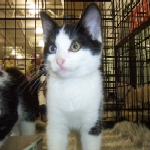
#> input picture repositories/machine_learning/perceptron_cats_dogs/dataset/cat/1000.jpg, 150 x 150 px; its folder holds only this picture in this run
$ python normalizacao.py
#> lines starting #> are read from the running program, lines starting #| are printed output that depends on the picture
from PIL import Image
import numpy as np
import pandas as pd
import os

# Processa o dataset, embaralha e divide em treino e teste
def processar_e_dividir_dataset(pasta_base, proporcao_treino=0.8):
#> called with pasta_base = 'dataset', proporcao_treino = 0.8
	dados = []

	# Define as classes para classificação
	classes = {
		"cat": 0,
		"dog": 1
	}

	for pasta, classe in classes.items():
		# caminho a percorrer
		caminho = os.path.join(pasta_base, pasta)

		# percorre os diretórios
		for arquivo in os.listdir(caminho):
			# pega apenas aquivos validos
			if not arquivo.lower().endswith((".jpg", ".jpeg", ".png")):
				continue

			# abre o arquivo
			imagem = Image.open(os.path.join(caminho, arquivo))
#> imagem is the input picture: PIL image 150x150 RGB; mean R, G, B 111.9, 105.4, 91.9

			# converte para escala de cinza
			imagem = imagem.convert("L")
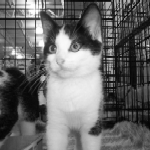
#> imagem: PIL image 150x150 L; min 3, max 255, mean 105.8

			# redimensiona imagem
			imagem = imagem.resize((32, 32))
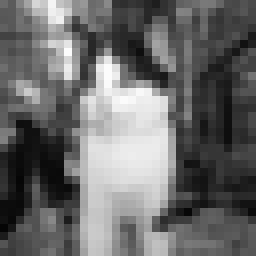
#> imagem: PIL image 32x32 L (shown 8 times larger); min 5, max 252, mean 105.8

			# transforma em array
			pixels = np.array(imagem)

			# faz o achatamento da imagem, convertendo uma matriz bidimensional (2D) em um vetor unidimensional (1D)
			vetor = pixels.flatten()
#> vetor = 1024 values, max 252 at index 200, min 5 at index 896, mean 105.8

			# ormalização dos dados por meio do redimensionamento de escala (conhecido como Min-Max Scaling)
			# ao dividir cada elemento do vetor por 255.0, o intervalo original de [0, 255] é mapeado proporcionalmente para um intervalo contínuo de [0.0, 1.0]
			vetor = vetor / 255.0
#> vetor = 1024 values, max 0.988 at index 200, min 0.0196 at index 896, mean 0.415

			# transforma em uma lista
			linha = vetor.tolist()
#> linha has the same summary as vetor

			# adciona a linha da classe
			linha.append(classe)

			# adiciona do dicionario
			dados.append(linha)

	# gera o dataframe
	df = pd.DataFrame(dados)

	# embaralha as linhas de forma aleatória para garantir distribuição uniforme de classes
	df_embaralhado = df.sample(frac=1, random_state=42).reset_index(drop=True)

	# calcula o ponto de divisão (80% para treino, 20% para teste)
	limite_treino = int(len(df_embaralhado) * proporcao_treino)

	# limite sequindo a proporção
	df_treino = df_embaralhado.iloc[:limite_treino]
	df_teste = df_embaralhado.iloc[limite_treino:]

	# pasta de saída
	pasta_saida = 'dataset_normalizado'
	os.makedirs(pasta_saida, exist_ok=True)

	# exporta treino para csv
	caminho_treino = os.path.join(pasta_saida, 'treino.csv')
	df_treino.to_csv(
		caminho_treino,
		index=False,		# sem index nas linhas
		header=False		# sem cabeçalho
	)

	# exporta teste para csv
	caminho_teste = os.path.join(pasta_saida, 'teste.csv')
	df_teste.to_csv(
		caminho_teste,
		index=False,		# sem index nas linhas
		header=False		# sem cabeçalho
	)

	print(
		f"CSV de Treino gerado: {caminho_treino} ({len(df_treino)} amostras)"
	)
	print(
		f"CSV de Teste gerado: {caminho_teste} ({len(df_teste)} amostras)"
	)

if __name__ == "__main__":
	# Processo de normalização e divisão (80% treino, 20% teste)
#> (the run stopped early here; a loop or call above may not have finished)
